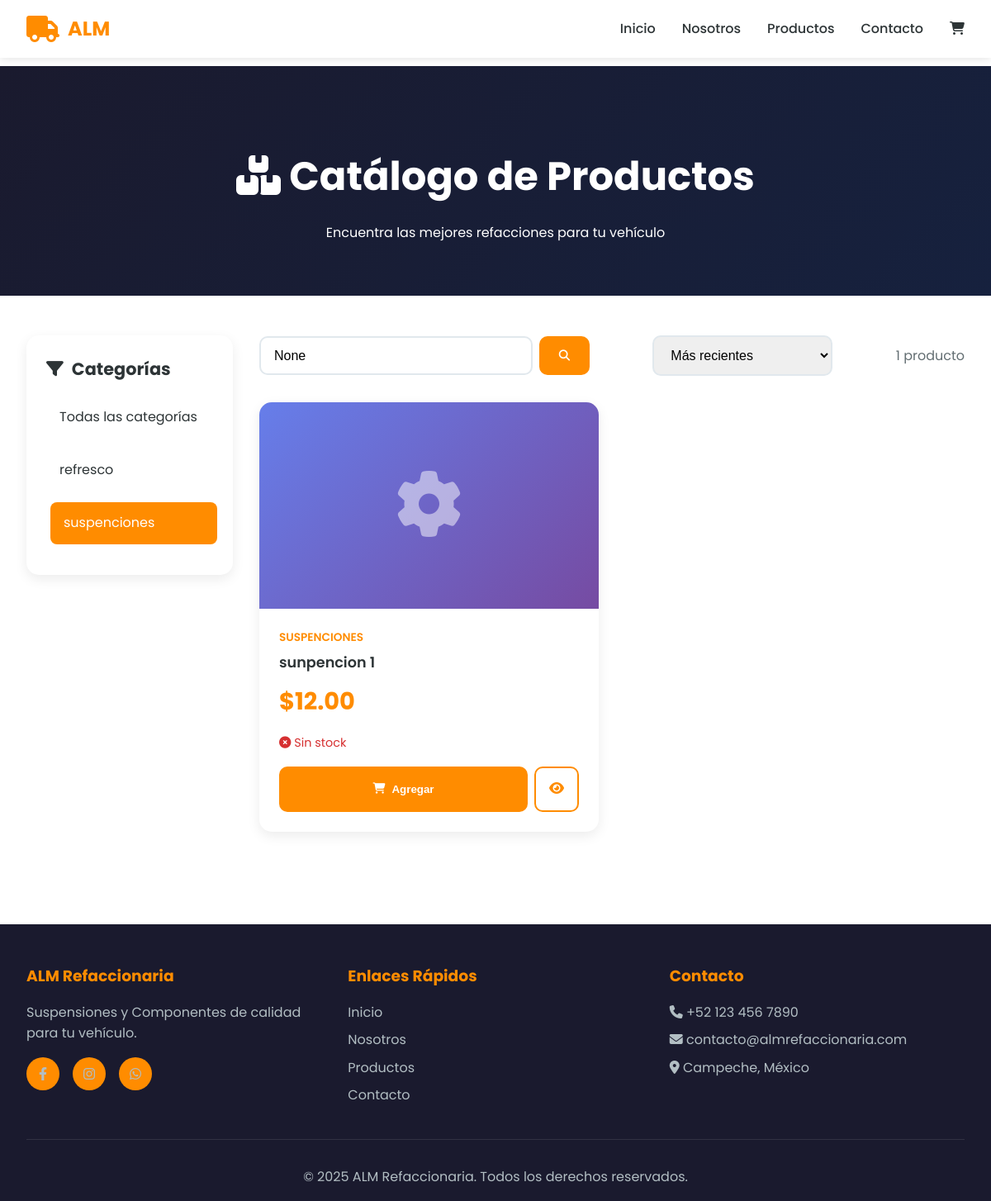
Page /productos/?categoria=suspenciones on the committed database.
### apps/productos/models.py (models this page shows, shortened)
class Categoria(models.Model):
    nombre = models.CharField(max_length=200, unique=True)
    slug = models.SlugField(max_length=200, unique=True, blank=True)
    descripcion = models.TextField(blank=True)
    imagen = models.ImageField(upload_to='categorias/', blank=True, null=True)
    activo = models.BooleanField(default=True)
    orden = models.IntegerField(default=0)
    fecha_creacion = models.DateTimeField(auto_now_add=True)
    fecha_actualizacion = models.DateTimeField(auto_now=True)
    class Meta:
        verbose_name = 'Categoría'
        verbose_name_plural = 'Categorías'
        ordering = ['orden', 'nombre']

class Producto(models.Model):
    nombre = models.CharField(max_length=200)
    slug = models.SlugField(max_length=200, unique=True, blank=True)
    categoria = models.ForeignKey(Categoria, on_delete=models.CASCADE, related_name='productos')
    descripcion = models.TextField()
    descripcion_corta = models.CharField(max_length=300, blank=True)
    precio = models.DecimalField(max_digits=10, decimal_places=2)
    precio_anterior = models.DecimalField(max_digits=10, decimal_places=2, blank=True, null=True,
                                         help_text="Precio antes del descuento")
    stock = models.IntegerField(default=0)
    marca = models.CharField(max_length=100, blank=True)
    modelo = models.CharField(max_length=100, blank=True)
    codigo_producto = models.CharField(max_length=50, unique=True, blank=True, null=True)
    imagen_principal = models.ImageField(upload_to='productos/', blank=True, null=True)
    imagen_2 = models.ImageField(upload_to='productos/', blank=True, null=True)
    imagen_3 = models.ImageField(upload_to='productos/', blank=True, null=True)
    imagen_4 = models.ImageField(upload_to='productos/', blank=True, null=True)
    disponible = models.BooleanField(default=True)
    destacado = models.BooleanField(default=False, help_text="Mostrar en página principal")
    nuevo = models.BooleanField(default=False)
    fecha_creacion = models.DateTimeField(auto_now_add=True)
    fecha_actualizacion = models.DateTimeField(auto_now=True)
    vistas = models.IntegerField(default=0)
    class Meta:
        verbose_name = 'Producto'
        verbose_name_plural = 'Productos'
        ordering = ['-fecha_creacion']
    @property
    def tiene_descuento(self):
        return self.precio_anterior and self.precio_anterior > self.precio
    @property
    def esta_en_stock(self):
        return self.stock > 0

### apps/productos/views.py (the view)
# urls.py: path('', views.catalogo, name='catalogo'),
def catalogo(request):
    productos = Producto.objects.filter(disponible=True).select_related('categoria')
    categorias = Categoria.objects.filter(activo=True)
    categoria_slug = request.GET.get('categoria')
    if categoria_slug:
        categoria = get_object_or_404(Categoria, slug=categoria_slug)
        productos = productos.filter(categoria=categoria)
    query = request.GET.get('q')
    if query:
        productos = productos.filter(nombre__icontains=query) | productos.filter(descripcion__icontains=query)
    orden = request.GET.get('orden', '-fecha_creacion')
    productos = productos.order_by(orden)
    paginator = Paginator(productos, 12)  # 12 productos por página
    page_number = request.GET.get('page')
    productos_paginados = paginator.get_page(page_number)
    context = {
        'productos': productos_paginados,
        'categorias': categorias,
        'categoria_actual': categoria_slug,
        'query': query,
    }
    return render(request, 'productos/catalogo.html', context)

### apps/carrito/carrito.py (called while the page is built)
    def __len__(self):
        return sum(item['cantidad'] for item in self.carrito.values())

### apps/carrito/context_processors.py (called while the page is built)
def carrito(request):
    return {'carrito': Carrito(request)}

### apps/productos/templates/productos/catalogo.html (shortened to what this page needs)
{% extends 'core/base.html' %}
{% load static %}
{% block content %}
<section class="page-header">
    <h1><i class="fas fa-boxes"></i> Catálogo de Productos</h1>
    <p>Encuentra las mejores refacciones para tu vehículo</p>
</section>
<section class="catalog-section">
    <div class="catalog-layout">
        <aside class="sidebar">
            <h3><i class="fas fa-filter"></i> Categorías</h3>
            <ul class="category-list">
                <li class="category-item">
                    <a href="{% url 'productos:catalogo' %}" class="category-link {% if not categoria_actual %}active{% endif %}">
                        Todas las categorías
                    </a>
                </li>
                {% for categoria in categorias %}
                <li class="category-item">
                    <a href="?categoria={{ categoria.slug }}"
                       class="category-link {% if categoria_actual == categoria.slug %}active{% endif %}">
                        {{ categoria.nombre }}
                    </a>
                </li>
                {% endfor %}
            </ul>
        </aside>
        <div class="catalog-main">
            <div class="catalog-toolbar">
                <form method="get" class="search-box">
                    <input type="text" name="q" placeholder="Buscar productos..." value="{{ query }}">
                    <button type="submit"><i class="fas fa-search"></i></button>
                </form>
                <div class="sort-box">
                    <select onchange="window.location.href='?orden=' + this.value">
                        <option value="-fecha_creacion">Más recientes</option>
                    </select>
                </div>
                <div class="results-info">
                    {{ productos.paginator.count }} producto{{ productos.paginator.count|pluralize }}
                </div>
            </div>
            {% if productos %}
            <div class="products-grid">
                {% for producto in productos %}
                <div class="product-card">
                    <div class="product-image">
                        {% if producto.imagen_principal %}
                        <img src="{{ producto.imagen_principal.url }}" alt="{{ producto.nombre }}">
                        {% else %}
                        <div class="product-image-placeholder">
                            <i class="fas fa-cog"></i>
                        </div>
                        {% endif %}
                    </div>
                    <div class="product-info">
                        <div class="product-category">{{ producto.categoria.nombre }}</div>
                        <h3 class="product-title">
                            <a href="{% url 'productos:detalle' producto.slug %}">{{ producto.nombre }}</a>
                        </h3>
                        <div class="product-prices">
                            <span class="product-price">${{ producto.precio }}</span>
                        </div>
                        <div class="product-stock {% if not producto.esta_en_stock %}sin-stock{% endif %}">
                            {% if producto.esta_en_stock %}
                            <i class="fas fa-check-circle"></i> En stock ({{ producto.stock }})
                            {% else %}
                            <i class="fas fa-times-circle"></i> Sin stock
                            {% endif %}
                        </div>
                        <div class="product-actions">
                            <form method="post" action="{% url 'carrito:agregar' producto.id %}" style="display: contents;">
                                <button type="submit" class="btn-add-cart" {% if not producto.esta_en_stock %}disabled{% endif %}>
                                    <i class="fas fa-shopping-cart"></i> Agregar
                                </button>
                            </form>
                            <a href="{% url 'productos:detalle' producto.slug %}" class="btn-view">
                                <i class="fas fa-eye"></i>
                            </a>
                        </div>
                    </div>
                </div>
                {% endfor %}
            </div>
            {% endif %}
        </div>
    </div>
</section>
{% endblock %}

### apps/core/templates/core/base.html (style rules this page uses)
* { margin: 0; padding: 0; box-sizing: border-box; }
:root { --primary-color: #FF8C00; --secondary-color: #1a1a2e; --accent-color: #FFA500; --text-dark: #2d3436; --text-light: #636e72; --white: #ffffff; --light-bg: #f8f9fa; }
body { font-family: 'Poppins', sans-serif; line-height: 1.6; color: var(--text-dark); }

### apps/productos/templates/productos/catalogo.html (style rules this page uses)
.page-header { background: linear-gradient(135deg, #1a1a2e 0%, #16213e 100%); padding: 6rem 2rem 4rem; text-align: center; color: white; }
.page-header h1 { font-size: 3rem; font-weight: 700; margin-bottom: 1rem; }
.catalog-section { padding: 3rem 2rem; max-width: 1400px; margin: 0 auto; }
.catalog-layout { display: grid; grid-template-columns: 250px 1fr; gap: 2rem; }
.sidebar { background: white; padding: 1.5rem; border-radius: 15px; box-shadow: 0 5px 15px rgba(0,0,0,0.08); height: fit-content; position: sticky; top: 100px; }
.sidebar h3 { font-size: 1.3rem; margin-bottom: 1rem; color: var(--text-dark); display: flex; align-items: center; gap: 10px; }
.category-list { list-style: none; }
.category-item { margin-bottom: 0.8rem; }
.category-link { display: block; padding: 0.8rem 1rem; color: var(--text-dark); text-decoration: none; border-radius: 8px; transition: all 0.3s ease; }
.category-link:hover, .category-link.active { background: var(--primary-color); color: white; transform: translateX(5px); }
.catalog-toolbar { display: flex; justify-content: space-between; align-items: center; margin-bottom: 2rem; flex-wrap: wrap; gap: 1rem; }
.search-box { display: flex; gap: 0.5rem; flex: 1; max-width: 400px; }
.search-box input { flex: 1; padding: 0.8rem 1rem; border: 2px solid #e1e8ed; border-radius: 10px; font-size: 1rem; }
.search-box button { padding: 0.8rem 1.5rem; background: var(--primary-color); color: white; border: none; border-radius: 10px; cursor: pointer; font-weight: 600; }
.sort-box select { padding: 0.8rem 1rem; border: 2px solid #e1e8ed; border-radius: 10px; font-size: 1rem; cursor: pointer; }
.results-info { color: var(--text-light); font-size: 1rem; }
.products-grid { display: grid; grid-template-columns: repeat(auto-fill, minmax(280px, 1fr)); gap: 2rem; }
.product-card { background: white; border-radius: 15px; overflow: hidden; box-shadow: 0 5px 15px rgba(0,0,0,0.08); transition: all 0.3s ease; position: relative; }
.product-image { width: 100%; height: 250px; object-fit: cover; background: linear-gradient(135deg, #667eea 0%, #764ba2 100%); display: flex; align-items: center; justify-content: center; }
.product-image-placeholder { font-size: 5rem; color: white; opacity: 0.5; }
.product-info { padding: 1.5rem; }
.product-category { color: var(--primary-color); font-size: 0.85rem; font-weight: 600; text-transform: uppercase; margin-bottom: 0.5rem; }
.product-title { font-size: 1.1rem; margin-bottom: 0.8rem; color: var(--text-dark); font-weight: 600; line-height: 1.3; }
.product-title a { color: inherit; text-decoration: none; }
.product-prices { display: flex; align-items: center; gap: 0.8rem; margin-bottom: 1rem; }
.product-price { font-size: 1.8rem; font-weight: 700; color: var(--primary-color); }
.product-stock { font-size: 0.9rem; color: #00b894; margin-bottom: 1rem; }
.product-stock.sin-stock { color: #d63031; }
.product-actions { display: flex; gap: 0.5rem; }
.btn-add-cart { flex: 1; padding: 0.8rem; background: var(--primary-color); color: white; border: none; border-radius: 10px; cursor: pointer; font-weight: 600; transition: all 0.3s ease; display: flex; align-items: center; justify-content: center; gap: 0.5rem; }
.btn-view { padding: 0.8rem 1rem; background: white; border: 2px solid var(--primary-color); color: var(--primary-color); border-radius: 10px; cursor: pointer; transition: all 0.3s ease; }

### rows in the picture
Categoria: nombre "refresco"
Categoria: nombre "suspenciones"
Producto: categoria.nombre "SUSPENCIONES", nombre "sunpencion 1", precio "12.00", stock 0 (drawn)

### other values in the picture
{{ productos.paginator.count }} "1"
